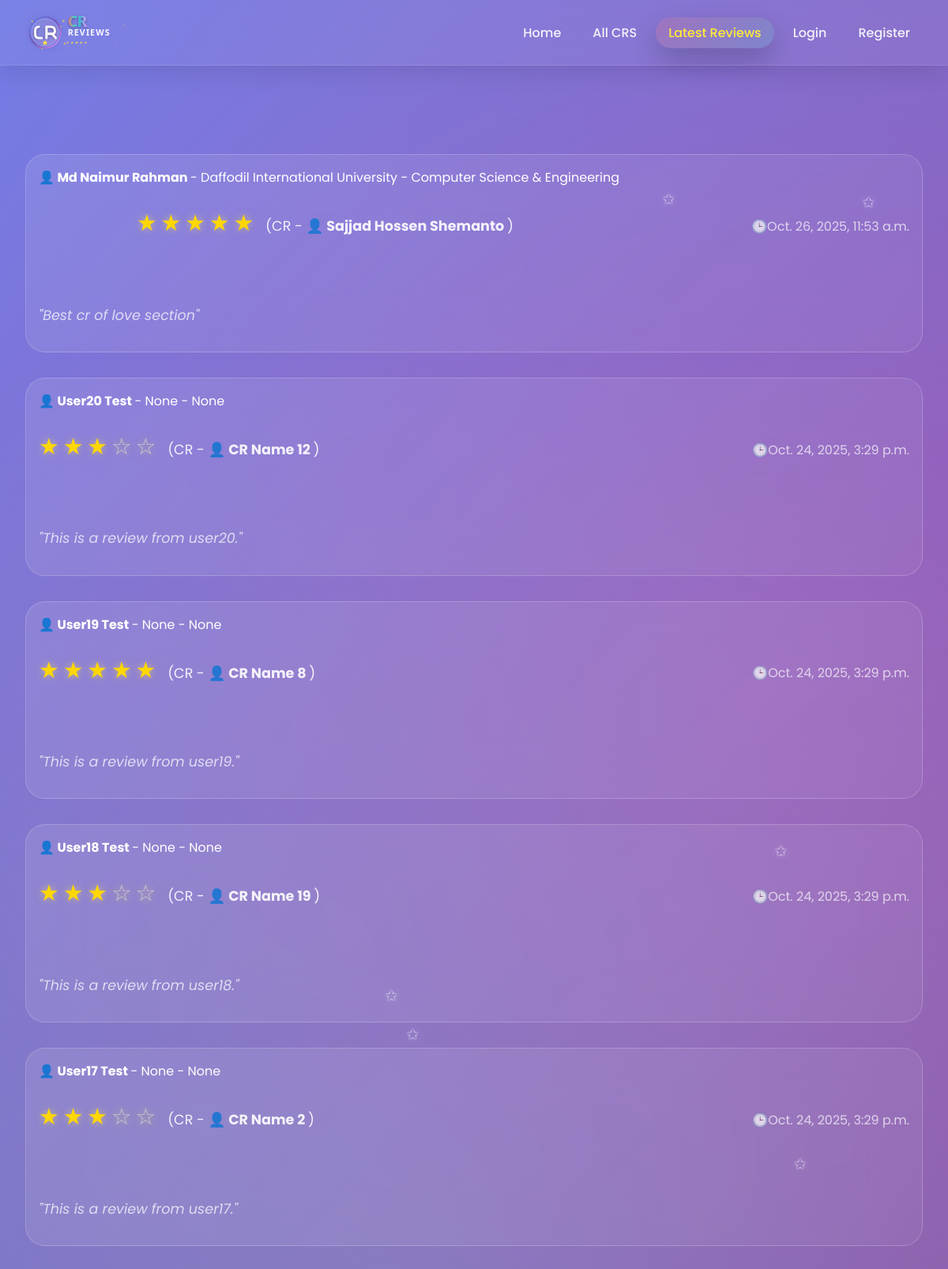
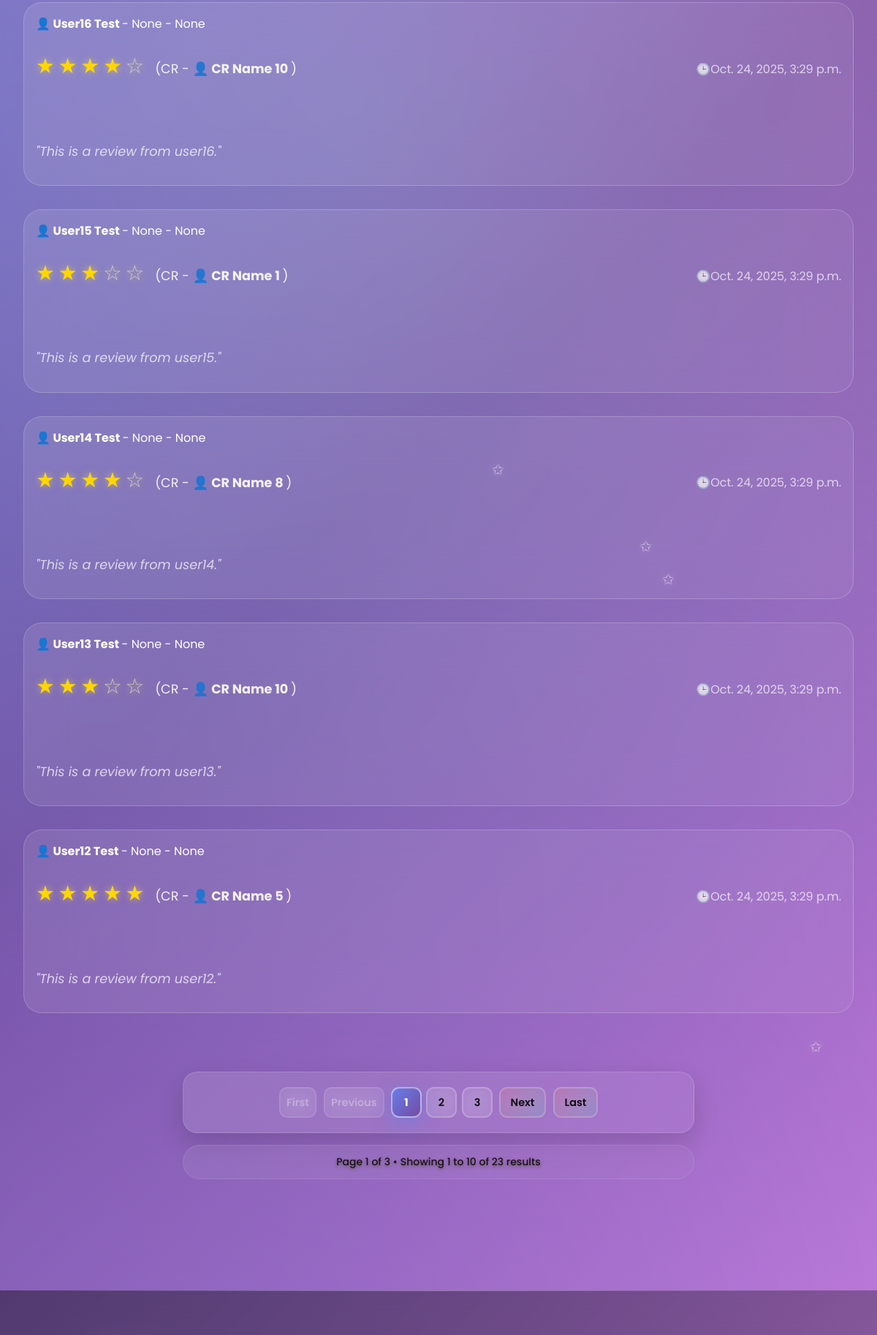
Before: /latest_reviews/ (upper part) with the older database file (2 pictures, top to bottom).
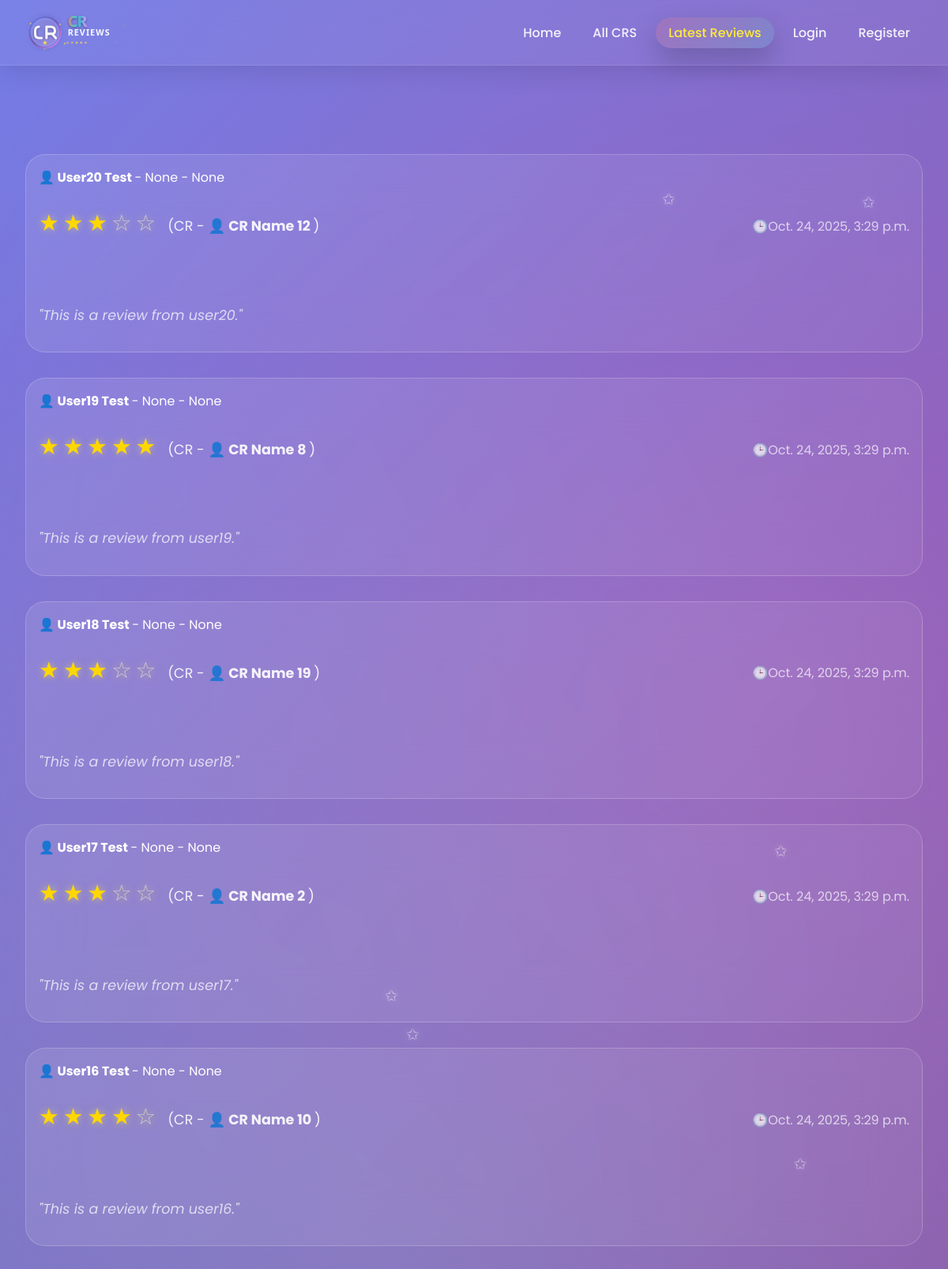
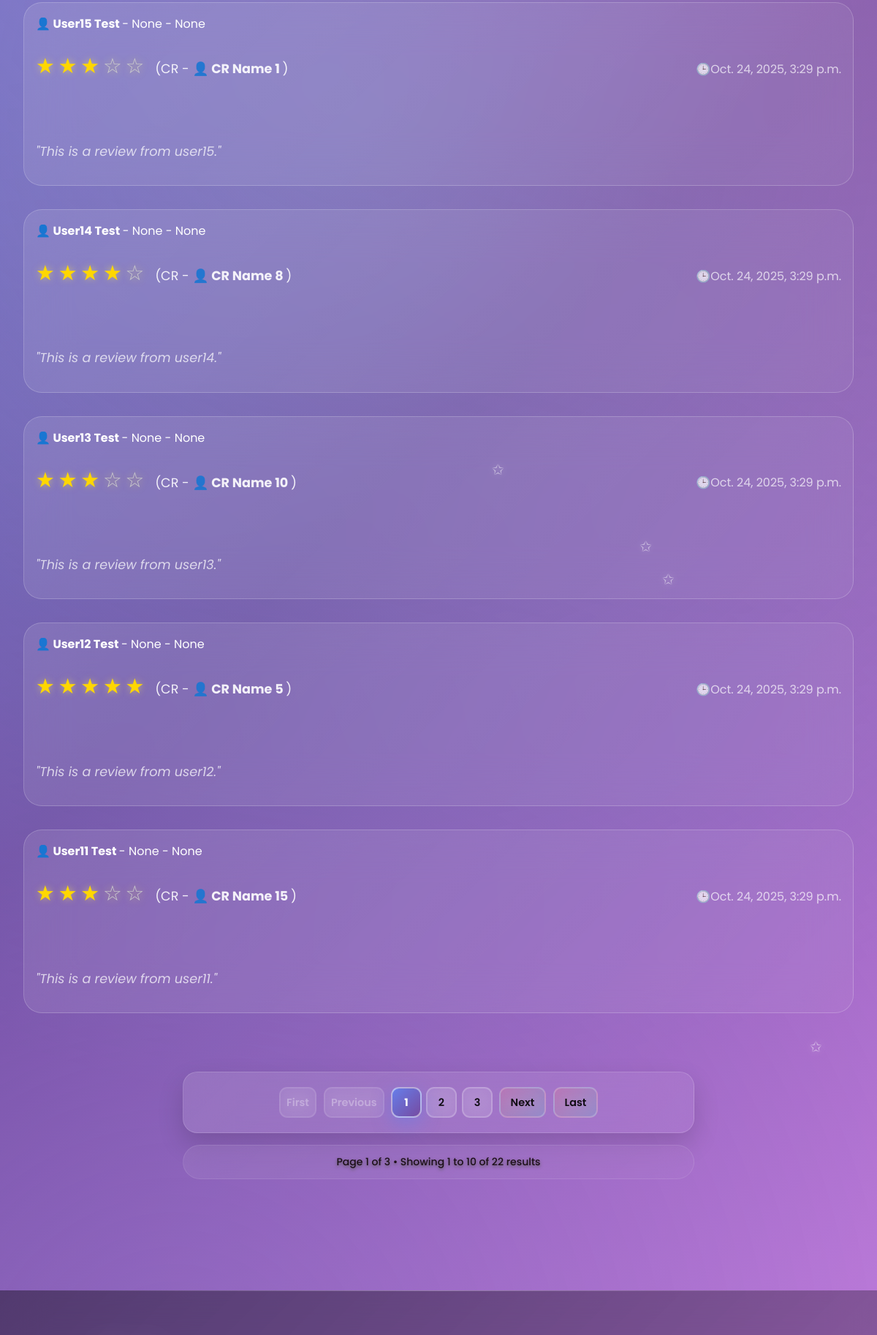
After: the same page with the newer database file (2 pictures, top to bottom).
### cr/models.py (models this page shows, shortened)
class Review(models.Model):
    user=models.ForeignKey('userprofile.User', on_delete=models.CASCADE,related_name='userreviews')
    cr_profile=models.ForeignKey(CrProfile, on_delete=models.CASCADE,related_name='cr_reviews')
    rating = models.PositiveSmallIntegerField()
    description = models.TextField(blank=True, null=True)
    is_anonymous = models.BooleanField(default=False)
    anonymous_name = models.CharField(max_length=100, blank=True, null=True)
    slug = models.SlugField(unique=True, blank=True)
    created_at = models.DateTimeField(auto_now_add=True)
    updated_at = models.DateTimeField(auto_now=True)
    deleted_at = models.DateTimeField(blank=True, null=True)
    class Meta:
        unique_together = [['user', 'cr_profile']]
        ordering = ['-created_at']

class University(models.Model):
    Public = "Public"
    Private = "Private"
    university_type = [
        (Public,"Public"),
        (Private,"Private"),
    ]
    title =models.CharField(max_length=100,unique=True,blank=False,null=False)
    type =models.CharField(max_length=100,choices=university_type)
    address=models.CharField(max_length=150, blank=True, null=True)
    slug=models.SlugField(blank=True,unique=True)
    created_at=models.DateTimeField(auto_now_add=True)
    updated_at=models.DateTimeField(auto_now=True)
    daleted_at=models.DateTimeField(auto_now=True,blank=True,null=True)
    def __str__(self):
        return self.title

class Department(models.Model):
    university=models.ForeignKey(University, on_delete=models.CASCADE,related_name='departments')
    title=models.CharField(max_length=50,unique=True,blank=False,null=False)
    code=models.CharField(max_length=50,unique=True,blank=True,null=True)
    slug=models.SlugField(blank=True,unique=True)
    created_at=models.DateTimeField(auto_now_add=True)
    updated_at=models.DateTimeField(auto_now=True)
    daleted_at=models.DateTimeField(auto_now=True,blank=True,null=True)
    def __str__(self):
        return self.title

class CrProfile(models.Model):
    user=models.OneToOneField('userprofile.User', on_delete=models.CASCADE,related_name='user_profile')
    university=models.ForeignKey(University, on_delete=models.CASCADE,related_name='university_crs')
    department=models.ForeignKey(Department, on_delete=models.CASCADE,related_name='department_crs')
    cr_status = models.CharField(
    max_length=20,
    choices=[('Present', 'Present CR'), ('Former', 'Former CR')],
    default='Present'
    )
    profile_picture = models.ImageField(upload_to='cr_profile_pictures/', blank=True, null=True)
    name = models.CharField(max_length=100)
    gender = models.CharField(choices=[('M', 'Male'), ('F', 'Female')], max_length=1)
    email = models.EmailField(blank=True, null=True)
    phone = models.CharField(max_length=30, blank=True, null=True)
    st_id = models.CharField(max_length=50, unique=True)
    batch = models.CharField(max_length=20)
    dept_batch = models.CharField(max_length=20 , blank=True, null=True)
    section = models.CharField(max_length=10)
    bio = models.TextField(blank=True, null=True)
    date_of_birth = models.DateField(blank=True, null=True)
    slug = models.SlugField(unique=True, blank=True)
    facebook_url = models.URLField(default='https://www.facebook.com/')
    instagram_url = models.URLField(default='https://www.instagram.com/')
    linkedin_url = models.URLField(default='https://www.linkedin.com/')
    created_at=models.DateTimeField(auto_now_add=True)
    updated_at=models.DateTimeField(auto_now=True)
    deleted_at=models.DateTimeField(auto_now=True,blank=True,null=True)

### userprofile/models.py (models this page shows, shortened)
class User(AbstractBaseUser,PermissionsMixin):
    university=models.ForeignKey(University, on_delete=models.SET_NULL,related_name='university',null=True,blank=True)
    department=models.ForeignKey(Department, on_delete=models.SET_NULL,related_name='department',null=True,blank=True)
    profile_picture=models.ImageField(upload_to=user_profile_picture_path,null=True,blank=True)
    first_name = models.CharField(max_length=50)
    last_name = models.CharField(max_length=50)
    gender = models.CharField(choices=[('M', 'Male'), ('F', 'Female')], max_length=1)
    email = models.EmailField(unique=True)
    phone=models.CharField(max_length=20,null=True,blank=True)
    date_of_birth=models.DateField(null=True,blank=True)
    student_id=models.CharField(max_length=50,unique=True,null=True,blank=True)
    batch=models.CharField(max_length=20,null=True,blank=True)
    dept_batch = models.CharField(max_length=20 , blank=True, null=True)
    section=models.CharField(max_length=20,null=True,blank=True)
    bio=models.TextField(null=True,blank=True)
    facebook_url=models.URLField(default='https://www.facebook.com/')
    instagram_url=models.URLField(default='https://www.instagram.com/')
    linkedin_url=models.URLField(default='https://www.linkedin.com/')
    role=models.CharField(max_length=20, default='student')
    slug=models.SlugField(blank=True,unique=True)
    is_active = models.BooleanField(default=True)
    is_staff = models.BooleanField(default=False)
    created_at = models.DateTimeField(auto_now_add=True)
    updated_at = models.DateTimeField(auto_now=True)
    deleted_at = models.DateTimeField(blank=True, null=True)
    USERNAME_FIELD = 'email'
    REQUIRED_FIELDS = ['first_name','last_name']
    objects = CustomUserManager()
    def get_full_name(self):
        return f"{self.first_name} {self.last_name}"

### cr/views.py (the view)
# urls.py: path('latest_reviews/',latest_reviews,name='latest_reviews'),
def latest_reviews(request):
    reviews=Review.objects.all().order_by('-created_at')
    paginator = Paginator(reviews,10)
    page_number = request.GET.get('page',1)
    try:
        reviews = paginator.page(page_number)
    except PageNotAnInteger:
        reviews = paginator.page(1)
    except EmptyPage:
        reviews = paginator.page(1)
    context={
        'review':reviews,
        'paginator':paginator,
    }
    return render(request,'latest_reviews.html',context)

### templates/latest_reviews.html (shortened to what this page needs)
{% extends 'base.html' %}
{% load  static %}
{% block content %}
    <div id="latest-reviews" class="page">
        <div class="container">
            <div class="section">
                 {% for review in review %}
                <div class="review-card">
                    <div class="review-header">
                        <div>
                             <strong><a href="{% url 'user_view' review.user.slug %}" style="text-decoration: none; color: inherit;">👤 {{review.user.get_full_name}}</a> </strong> - {{review.user.university}} - {{review.user.department}}
                            <div class="rating">
                                {% for i in "12345" %} {% if forloop.counter <= review.rating %}
                                <span class="star filled">★</span>
                                {% else %}
                                <span class="star">☆</span>
                                {% endif %}
                                {% endfor %}
                                <span class="review_cr">(CR - <strong><a href="{% url 'cr_profile' review.cr_profile.slug %}" style="text-decoration: none; color: inherit;">👤 {{review.cr_profile.name}}</a> </strong>)</span>
                            </div>
                        </div>
                        <div style="color: rgba(255,255,255,0.7); font-weight: 400;">🕒{{review.created_at}}</div>
                    </div>
                    <div class="review-text">
                        "{{review.description}}"
                    </div>
                </div>
                {% endfor %}
            </div>
            {% if review.has_other_pages %}
            <div class="pagination-section">
                <div class="pagination">
                    {% if review.has_previous %}
                        <a href="?page=1" class="pagination-btn pagination-first">
                            <span>First</span>
                        </a>
                        <a href="?page={{ review.previous_page_number }}" class="pagination-btn pagination-prev">
                            <span>Previous</span>
                        </a>
                    {% else %}
                        <span class="pagination-btn pagination-disabled">
                            <span>First</span>
                        </span>
                        <span class="pagination-btn pagination-disabled">
                            <span>Previous</span>
                        </span>
                    {% endif %}
                    <div class="pagination-numbers">
                        {% for num in review.paginator.page_range %}
                            {% if review.number == num %}
                                <span class="pagination-btn pagination-active">{{ num }}</span>
                            {% elif num > review.number|add:'-3' and num < review.number|add:'3' %}
                                <a href="?page={{ num }}" class="pagination-btn">{{ num }}</a>
                            {% endif %}
                        {% endfor %}
                    </div>
                    {% if review.has_next %}
                        <a href="?page={{ review.next_page_number }}" class="pagination-btn pagination-next">
                            <span>Next</span>
                        </a>
                        <a href="?page={{ review.paginator.num_pages }}" class="pagination-btn pagination-last">
                            <span>Last</span>
                        </a>
                    {% endif %}
                </div>
                <div class="pagination-info">
                    <p>Page {{ review.number }} of {{ review.paginator.num_pages }} • Showing {{ review.start_index }} to {{ review.end_index }} of {{ review.paginator.count }} results</p>
                </div>
            </div>
            {% endif %}
        </div>
    </div>
{% endblock content %}

Changed rows visible on the page:
removed Review: user.get_full_name "Md Naimur Rahman", user.university "Daffodil International University", user.department "Computer Science & Engineering", rating 5 (drawn), cr_profile.name "Sajjad Hossen Shemanto", created_at "Oct. 26, 2025, 11:53 a.m.", description "Best cr of love section"
now on this page (row unchanged): Review: user.get_full_name "User11 Test", user.university "None", user.department "None", rating 3 (drawn), cr_profile.name "CR Name 15", created_at "Oct. 24, 2025, 3:29 p.m.", description "This is a review from user11."
Other visible differences:
{{ review.paginator.count }}: "23" → "22"
